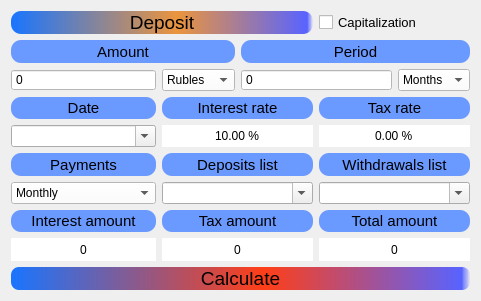
      <widget class="QWidget" name="gridLayoutWidget_2">
       <property name="geometry">
        <rect>
         <x>10</x>
         <y>263</y>
         <width>481</width>
         <height>301</height>
        </rect>
       </property>
       <layout class="QGridLayout" name="layout_deposit" rowstretch="1,1,1,1,1,1,1,1,1,1" columnstretch="1,1,1,1,1,1" rowminimumheight="1,1,1,1,1,1,1,1,1,1" columnminimumwidth="1,1,1,1,1,1">
        <item row="7" column="4" colspan="2">
         <widget class="QLabel" name="label_deposit_total_amount">
          <property name="font">
           <font>
            <pointsize>11</pointsize>
           </font>
          </property>
          <property name="styleSheet">
           <string notr="true">background-color: rgb(106, 153, 255);
border-radius: 10px;</string>
          </property>
          <property name="text">
           <string>Total amount</string>
          </property>
          <property name="alignment">
           <set>Qt::AlignCenter</set>
          </property>
         </widget>
        </item>
        <item row="2" column="3" colspan="2">
         <widget class="QSpinBox" name="deposit_period">
          <property name="focusPolicy">
           <enum>Qt::StrongFocus</enum>
          </property>
          <property name="styleSheet">
           <string notr="true">background-color: rgb(255, 255, 255);
color: rgb(0, 0, 0);</string>
          </property>
          <property name="buttonSymbols">
           <enum>QAbstractSpinBox::NoButtons</enum>
          </property>
          <property name="maximum">
           <number>1000</number>
          </property>
          <property name="value">
           <number>0</number>
          </property>
         </widget>
        </item>
        <item row="5" column="4" colspan="2">
         <widget class="QLabel" name="label_withdrawals_list">
          <property name="font">
           <font>
            <pointsize>11</pointsize>
           </font>
          </property>
          <property name="styleSheet">
           <string notr="true">background-color: rgb(106, 153, 255);
border-radius: 10px;</string>
          </property>
          <property name="text">
           <string>Withdrawals list</string>
          </property>
          <property name="alignment">
           <set>Qt::AlignCenter</set>
          </property>
         </widget>
        </item>
        <item row="5" column="0" colspan="2">
         <widget class="QLabel" name="label_payments_frequency">
          <property name="font">
           <font>
            <pointsize>11</pointsize>
           </font>
          </property>
          <property name="styleSheet">
           <string notr="true">background-color: rgb(106, 153, 255);
border-radius: 10px;</string>
          </property>
          <property name="text">
           <string>Payments</string>
          </property>
          <property name="alignment">
           <set>Qt::AlignCenter</set>
          </property>
         </widget>
        </item>
        <item row="6" column="4" colspan="2">
         <widget class="QComboBox" name="withdrawals_list">
          <property name="focusPolicy">
           <enum>Qt::StrongFocus</enum>
          </property>
          <property name="styleSheet">
           <string notr="true">color: rgb(0, 0, 0);</string>
          </property>
          <property name="editable">
           <bool>true</bool>
          </property>
          <property name="placeholderText">
           <string>01.01.2000 - 5000</string>
          </property>
          <property name="duplicatesEnabled">
           <bool>true</bool>
          </property>
         </widget>
        </item>
        <item row="8" column="4" colspan="2">
         <widget class="QLabel" name="deposit_total_amount">
          <property name="focusPolicy">
           <enum>Qt::NoFocus</enum>
          </property>
          <property name="styleSheet">
           <string notr="true">background-color: rgb(255, 255, 255);
color: rgb(0, 0, 0);</string>
          </property>
          <property name="text">
           <string>0</string>
          </property>
          <property name="alignment">
           <set>Qt::AlignCenter</set>
          </property>
         </widget>
        </item>
        <item row="7" column="2" colspan="2">
         <widget class="QLabel" name="label_tax_amount">
          <property name="font">
           <font>
            <pointsize>11</pointsize>
           </font>
          </property>
          <property name="styleSheet">
           <string notr="true">background-color: rgb(106, 153, 255);
border-radius: 10px;</string>
          </property>
          <property name="text">
           <string>Tax amount</string>
          </property>
          <property name="alignment">
           <set>Qt::AlignCenter</set>
          </property>
         </widget>
        </item>
        <item row="7" column="0" colspan="2">
         <widget class="QLabel" name="label_interest_from_deposit">
          <property name="font">
           <font>
            <pointsize>11</pointsize>
           </font>
          </property>
          <property name="styleSheet">
           <string notr="true">background-color: rgb(106, 153, 255);
border-radius: 10px;</string>
          </property>
          <property name="text">
           <string>Interest amount</string>
          </property>
          <property name="alignment">
           <set>Qt::AlignCenter</set>
          </property>
         </widget>
        </item>
        <item row="6" column="2" colspan="2">
         <widget class="QComboBox" name="deposits_list">
          <property name="focusPolicy">
           <enum>Qt::StrongFocus</enum>
          </property>
          <property name="styleSheet">
           <string notr="true">color: rgb(0, 0, 0);</string>
          </property>
          <property name="editable">
           <bool>true</bool>
          </property>
          <property name="currentIndex">
           <number>-1</number>
          </property>
          <property name="maxCount">
           <number>100</number>
          </property>
          <property name="placeholderText">
           <string>01.01.2000 - 5000</string>
          </property>
          <property name="duplicatesEnabled">
           <bool>true</bool>
          </property>
         </widget>
        </item>
        <item row="6" column="0" colspan="2">
         <widget class="QComboBox" name="payments_frequency">
          <property name="focusPolicy">
           <enum>Qt::StrongFocus</enum>
          </property>
          <property name="styleSheet">
           <string notr="true">background-color: rgb(255, 255, 255);
color: rgb(0, 0, 0);</string>
          </property>
          <property name="currentIndex">
           <number>1</number>
          </property>
          <property name="maxVisibleItems">
           <number>3</number>
          </property>
          <item>
           <property name="text">
            <string>Daily</string>
           </property>
          </item>
          <item>
           <property name="text">
            <string>Monthly</string>
           </property>
          </item>
          <item>
           <property name="text">
            <string>Quarterly</string>
           </property>
          </item>
          <item>
           <property name="text">
            <string>Yearly</string>
           </property>
          </item>
         </widget>
        </item>
        <item row="4" column="0" colspan="2">
         <widget class="QComboBox" name="deposit_date">
          <property name="focusPolicy">
           <enum>Qt::StrongFocus</enum>
          </property>
          <property name="styleSheet">
           <string notr="true">color: rgb(0, 0, 0);</string>
          </property>
          <property name="editable">
           <bool>true</bool>
          </property>
          <property name="currentIndex">
           <number>-1</number>
          </property>
          <property name="maxCount">
           <number>1</number>
          </property>
          <property name="placeholderText">
           <string>01.01.2000</string>
          </property>
          <property name="duplicatesEnabled">
           <bool>true</bool>
          </property>
         </widget>
        </item>
        <item row="8" column="2" colspan="2">
         <widget class="QLabel" name="tax_amount">
          <property name="focusPolicy">
           <enum>Qt::NoFocus</enum>
          </property>
          <property name="styleSheet">
           <string notr="true">background-color: rgb(255, 255, 255);
color: rgb(0, 0, 0);</string>
          </property>
          <property name="text">
           <string>0</string>
          </property>
          <property name="alignment">
           <set>Qt::AlignCenter</set>
          </property>
         </widget>
        </item>
        <item row="1" column="3" colspan="3">
         <widget class="QLabel" name="label_deposit_period">
          <property name="font">
           <font>
            <pointsize>11</pointsize>
           </font>
          </property>
          <property name="styleSheet">
           <string notr="true">background-color: rgb(106, 153, 255);
border-radius: 10px;</string>
          </property>
          <property name="text">
           <string>Period</string>
          </property>
          <property name="alignment">
           <set>Qt::AlignCenter</set>
          </property>
         </widget>
        </item>
        <item row="3" column="2" colspan="2">
         <widget class="QLabel" name="label_deposit_interest_rate">
          <property name="font">
           <font>
            <pointsize>11</pointsize>
           </font>
          </property>
          <property name="styleSheet">
           <string notr="true">background-color: rgb(106, 153, 255);
border-radius: 10px;</string>
          </property>
          <property name="text">
           <string>Interest rate</string>
          </property>
          <property name="alignment">
           <set>Qt::AlignCenter</set>
          </property>
         </widget>
        </item>
        <item row="2" column="0" colspan="2">
         <widget class="QSpinBox" name="deposit_amount">
          <property name="focusPolicy">
           <enum>Qt::StrongFocus</enum>
          </property>
          <property name="styleSheet">
           <string notr="true">background-color: rgb(255, 255, 255);
color: rgb(0, 0, 0);</string>
          </property>
          <property name="buttonSymbols">
           <enum>QAbstractSpinBox::NoButtons</enum>
          </property>
          <property name="maximum">
           <number>100000000</number>
          </property>
          <property name="value">
           <number>0</number>
          </property>
         </widget>
        </item>
        <item row="2" column="5">
         <widget class="QComboBox" name="deposit_period_unit">
          <property name="focusPolicy">
           <enum>Qt::StrongFocus</enum>
          </property>
          <property name="styleSheet">
           <string notr="true">background-color: rgb(255, 255, 255);
color: rgb(0, 0, 0);</string>
          </property>
          <property name="currentIndex">
           <number>1</number>
          </property>
          <property name="maxVisibleItems">
           <number>3</number>
          </property>
          <item>
           <property name="text">
            <string>Days</string>
           </property>
          </item>
          <item>
           <property name="text">
            <string>Months</string>
           </property>
          </item>
          <item>
           <property name="text">
            <string>Years</string>
           </property>
          </item>
         </widget>
        </item>
        <item row="3" column="0" colspan="2">
         <widget class="QLabel" name="label_deposit_date">
          <property name="font">
           <font>
            <pointsize>11</pointsize>
           </font>
          </property>
          <property name="styleSheet">
           <string notr="true">background-color: rgb(106, 153, 255);
border-radius: 10px;</string>
          </property>
          <property name="text">
           <string>Date</string>
          </property>
          <property name="alignment">
           <set>Qt::AlignCenter</set>
          </property>
         </widget>
        </item>
        <item row="1" column="0" colspan="3">
         <widget class="QLabel" name="label_deposit_amount">
          <property name="font">
           <font>
            <pointsize>11</pointsize>
           </font>
          </property>
          <property name="styleSheet">
           <string notr="true">background-color: rgb(106, 153, 255);
border-radius: 10px;</string>
          </property>
          <property name="text">
           <string>Amount</string>
          </property>
          <property name="alignment">
           <set>Qt::AlignCenter</set>
          </property>
         </widget>
        </item>
        <item row="2" column="2">
         <widget class="QComboBox" name="deposit_amount_unit_">
          <property name="focusPolicy">
           <enum>Qt::NoFocus</enum>
          </property>
          <property name="styleSheet">
           <string notr="true">background-color: rgb(255, 255, 255);
color: rgb(0, 0, 0);</string>
          </property>
          <property name="currentIndex">
           <number>0</number>
          </property>
          <property name="maxVisibleItems">
           <number>1</number>
          </property>
          <item>
           <property name="text">
            <string>Rubles</string>
           </property>
          </item>
         </widget>
        </item>
        <item row="4" column="2" colspan="2">
         <widget class="QDoubleSpinBox" name="deposit_interest_rate">
          <property name="sizePolicy">
           <sizepolicy hsizetype="Preferred" vsizetype="Fixed">
            <horstretch>0</horstretch>
            <verstretch>0</verstretch>
           </sizepolicy>
          </property>
          <property name="minimumSize">
           <size>
            <width>0</width>
            <height>0</height>
           </size>
          </property>
          <property name="maximumSize">
           <size>
            <width>16777215</width>
            <height>16777215</height>
           </size>
          </property>
          <property name="baseSize">
           <size>
            <width>0</width>
            <height>0</height>
           </size>
          </property>
          <property name="focusPolicy">
           <enum>Qt::StrongFocus</enum>
          </property>
          <property name="styleSheet">
           <string notr="true">background-color: rgb(255, 255, 255);
color: rgb(0, 0, 0);</string>
          </property>
          <property name="wrapping">
           <bool>true</bool>
          </property>
          <property name="frame">
           <bool>false</bool>
          </property>
          <property name="alignment">
           <set>Qt::AlignCenter</set>
          </property>
          <property name="buttonSymbols">
           <enum>QAbstractSpinBox::NoButtons</enum>
          </property>
          <property name="suffix">
           <string> %</string>
          </property>
          <property name="decimals">
           <number>2</number>
          </property>
          <property name="minimum">
           <double>0.000000000000000</double>
          </property>
          <property name="maximum">
           <double>100.000000000000000</double>
          </property>
          <property name="stepType">
           <enum>QAbstractSpinBox::DefaultStepType</enum>
          </property>
          <property name="value">
           <double>10.000000000000000</double>
          </property>
         </widget>
        </item>
        <item row="3" column="4" colspan="2">
         <widget class="QLabel" name="label_deposit_tax_rate">
          <property name="font">
           <font>
            <pointsize>11</pointsize>
           </font>
          </property>
          <property name="styleSheet">
           <string notr="true">background-color: rgb(106, 153, 255);
border-radius: 10px;</string>
          </property>
          <property name="text">
           <string>Tax rate</string>
          </property>
          <property name="alignment">
           <set>Qt::AlignCenter</set>
          </property>
         </widget>
        </item>
        <item row="4" column="4" colspan="2">
         <widget class="QDoubleSpinBox" name="deposit_tax_rate">
          <property name="sizePolicy">
           <sizepolicy hsizetype="Preferred" vsizetype="Fixed">
            <horstretch>0</horstretch>
            <verstretch>0</verstretch>
           </sizepolicy>
          </property>
          <property name="minimumSize">
           <size>
            <width>0</width>
            <height>0</height>
           </size>
          </property>
          <property name="maximumSize">
           <size>
            <width>16777215</width>
            <height>16777215</height>
           </size>
          </property>
          <property name="baseSize">
           <size>
            <width>0</width>
            <height>0</height>
           </size>
          </property>
          <property name="focusPolicy">
           <enum>Qt::StrongFocus</enum>
          </property>
          <property name="styleSheet">
           <string notr="true">background-color: rgb(255, 255, 255);
color: rgb(0, 0, 0);</string>
          </property>
          <property name="wrapping">
           <bool>true</bool>
          </property>
          <property name="frame">
           <bool>false</bool>
          </property>
          <property name="alignment">
           <set>Qt::AlignCenter</set>
          </property>
          <property name="buttonSymbols">
           <enum>QAbstractSpinBox::NoButtons</enum>
          </property>
          <property name="suffix">
           <string> %</string>
          </property>
          <property name="decimals">
           <number>2</number>
          </property>
          <property name="minimum">
           <double>0.000000000000000</double>
          </property>
          <property name="maximum">
           <double>100.000000000000000</double>
          </property>
          <property name="stepType">
           <enum>QAbstractSpinBox::DefaultStepType</enum>
          </property>
          <property name="value">
           <double>0.000000000000000</double>
          </property>
         </widget>
        </item>
        <item row="8" column="0" colspan="2">
         <widget class="QLabel" name="interest_from_deposit">
          <property name="focusPolicy">
           <enum>Qt::NoFocus</enum>
          </property>
          <property name="styleSheet">
           <string notr="true">background-color: rgb(255, 255, 255);
color: rgb(0, 0, 0);</string>
          </property>
          <property name="text">
           <string>0</string>
          </property>
          <property name="alignment">
           <set>Qt::AlignCenter</set>
          </property>
         </widget>
        </item>
        <item row="5" column="2" colspan="2">
         <widget class="QLabel" name="label_deposits_list">
          <property name="font">
           <font>
            <pointsize>11</pointsize>
           </font>
          </property>
          <property name="styleSheet">
           <string notr="true">background-color: rgb(106, 153, 255);
border-radius: 10px;</string>
          </property>
          <property name="text">
           <string>Deposits list</string>
          </property>
          <property name="alignment">
           <set>Qt::AlignCenter</set>
          </property>
         </widget>
        </item>
        <item row="9" column="0" colspan="6">
         <widget class="QPushButton" name="button_deposit">
          <property name="font">
           <font>
            <pointsize>14</pointsize>
           </font>
          </property>
          <property name="styleSheet">
           <string notr="true">background-color: qlineargradient(spread:pad, x1:0, y1:0, x2:1, y2:0, stop:0 rgba(25, 117, 255, 255), stop:0.55 rgba(255, 62, 23, 255), stop:0.98 rgba(88, 99, 255, 255), stop:1 rgba(0, 0, 0, 0));
border-radius: 8px;</string>
          </property>
          <property name="text">
           <string>Calculate</string>
          </property>
         </widget>
        </item>
        <item row="0" column="0" colspan="4">
         <widget class="QLabel" name="label_deposit">
          <property name="font">
           <font>
            <pointsize>14</pointsize>
           </font>
          </property>
          <property name="styleSheet">
           <string notr="true">background-color: qlineargradient(spread:pad, x1:0, y1:0, x2:1, y2:0, stop:0 rgba(25, 117, 255, 255), stop:0.55 rgba(235, 148, 61, 255), stop:0.98 rgba(88, 99, 255, 255), stop:1 rgba(0, 0, 0, 0));
border-radius: 10px;</string>
          </property>
          <property name="text">
           <string>Deposit</string>
          </property>
          <property name="alignment">
           <set>Qt::AlignCenter</set>
          </property>
         </widget>
        </item>
        <item row="0" column="4" colspan="2">
         <widget class="QCheckBox" name="capitalization">
          <property name="font">
           <font>
            <pointsize>10</pointsize>
           </font>
          </property>
          <property name="text">
           <string>Capitalization</string>
          </property>
         </widget>
        </item>
       </layout>
      </widget>
